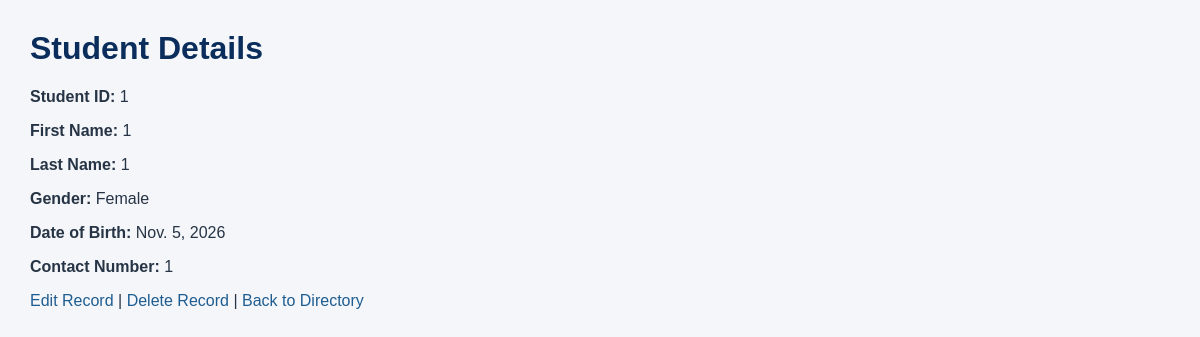
The page /registration/students/4/ (signed in) on the database its author committed.
### registration/models.py (models this page shows, shortened)
class Student(models.Model):
    GENDER_CHOICES = [
        ('Male', 'Male'),
        ('Female', 'Female'),
        ('Other', 'Other'),
    ]
    student_id=models.CharField(
        max_length=20,
        unique=True)
    first_name=models.CharField(
        max_length=100)
    last_name=models.CharField(
        max_length=100)
    gender_name=models.CharField(
        max_length=10,
        choices=GENDER_CHOICES)
    date_of_birth=models.DateField()
    contact_number=models.CharField(
        max_length=20)

### registration/views.py (the view)
# urls.py: path('students/<int:pk>/', views.student_detail, name='student_detail'),
@user_passes_test(staff_check, login_url='login')
def student_detail(request, pk):
    student = get_object_or_404(Student, pk=pk)
    return render(
        request,
        'registration/student_detail.html',
        {'student': student},
    )

### registration/views.py (called while the page is built)
def staff_check(user):
    return user.is_authenticated and user.is_staff

### registration/templates/registration/student_detail.html (shortened to what this page needs)
{% load static %}
<!DOCTYPE html>
<html lang="en">
<head>
    <link rel="stylesheet" href="{% static 'registration/style.css' %}">
</head>
<body>
    <h1>Student Details</h1>
    <p><strong>Student ID:</strong> {{ student.student_id }}</p>
    <p><strong>First Name:</strong> {{ student.first_name }}</p>
    <p><strong>Last Name:</strong> {{ student.last_name }}</p>
    <p><strong>Gender:</strong> {{ student.gender_name }}</p>
    <p><strong>Date of Birth:</strong> {{ student.date_of_birth }}</p>
    <p><strong>Contact Number:</strong> {{ student.contact_number }}</p>
    <p>
        <a href="{% url 'student_update' student.pk %}">Edit Record</a> |
        <a href="{% url 'student_delete' student.pk %}">Delete Record</a> |
        <a href="{% url 'student_list' %}">Back to Directory</a>
    </p>
</body>
</html>

### registration/static/registration/style.css (style rules this page uses)
body { font-family: Arial, sans-serif; background: #f4f6f9; color: #263445; margin: 30px; }
h1 { color: #0b2d5c; }
a { color: #1f5d91; text-decoration: none; }

### rows shown on the page
Student: student_id "1", first_name "1", last_name "1", gender_name "Female", date_of_birth "Nov. 5, 2026", contact_number "1"
